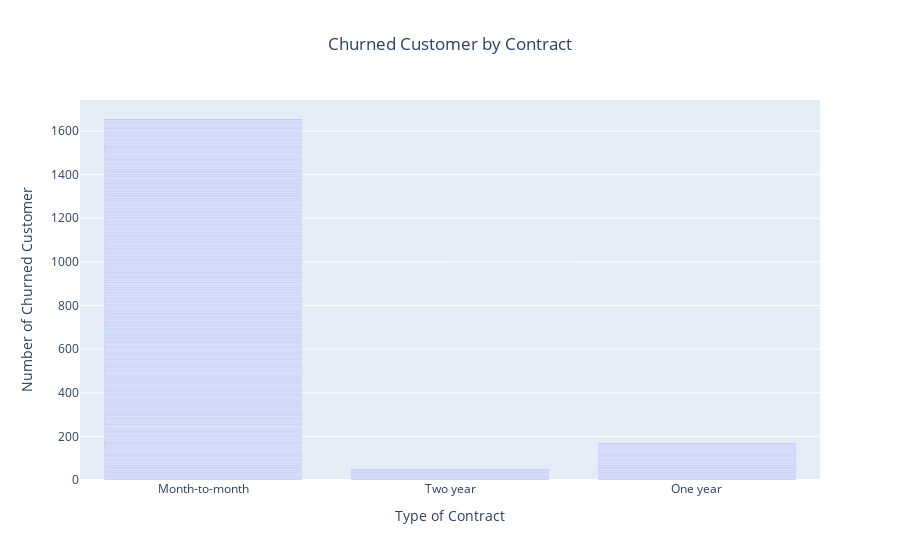

The notebook cell this image was saved under:
### Markdown cell above
This bar chart shows the number of churned customers across different payment methods.

Electronic check has the highest number of churned customers by a significant margin. Other payment methods such as mailed check, bank transfer (automatic), and credit card (automatic) show much lower and fairly similar churn rates.

This indicates that customers using electronic checks may be more prone to churn, possibly due to manual billing processes or less consistent payment behavior. In contrast, automated payment methods seem to be associated with higher retention.

Recommendation: Encourage customers to adopt automatic payment options to potentially reduce churn and improve billing consistency.

### Code cell
fig = px.bar(churners,
             x = 'Contract',
             title = 'Churned Customer by Contract',
             color_discrete_sequence=['blue'])

fig.update_layout(xaxis_title= 'Type of Contract',
                  yaxis_title = 'Number of Churned Customer',
                  title_x = 0.5)

fig.show()

### Figure 1 — Plotly figure (JSON) as saved in the notebook; plotly's stock layout.template omitted (floating-point values rounded to 4 significant figures; data arrays with more than 128 entries replaced by an {"elided": "..."} marker saying what was removed)
{"data": [{"hovertemplate": "Contract=%{x}<br>count=%{y}<extra></extra>", "legendgroup": "", "marker": {"color": "blue", "pattern": {"shape": ""}}, "name": "", "orientation": "v", "showlegend": false, "textposition": "auto", "type": "bar", "x": {"elided": "1869 str values"}, "xaxis": "x", "y": {"elided": "1869 int values"}, "yaxis": "y"}], "layout": {"barmode": "relative", "legend": {"tracegroupgap": 0}, "title": {"text": "Churned Customer by Contract", "x": 0.5}, "xaxis": {"anchor": "y", "domain": [0, 1], "title": {"text": "Type of Contract"}}, "yaxis": {"anchor": "x", "domain": [0, 1], "title": {"text": "Number of Churned Customer"}}}}
